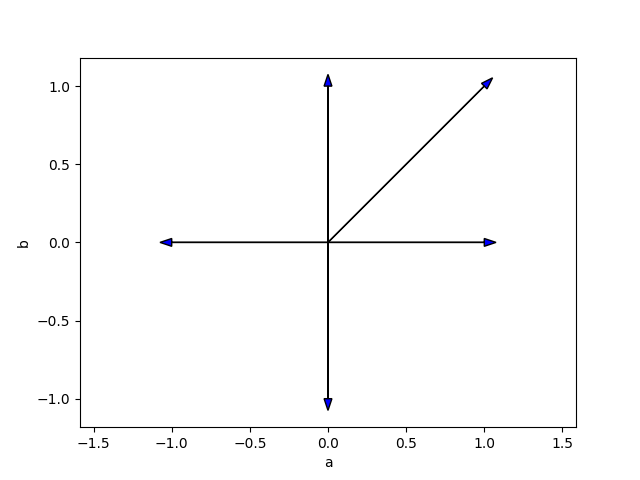

Write Python code to recreate this figure.
import numpy as np
import matplotlib.pyplot as plt
#pip3 install matplotlib -i https://pypi.tuna.tsinghua.edu.cn/simple

# 2022.11.29

fig = plt.figure()
ax = plt.axes()

ax.set_xlabel('a')
ax.set_xlim(-1, 1)
ax.set_ylabel('b')
ax.set_ylim(-1, 1)

# A=j, (0,0)->(0,1)
ax.arrow(0, 0, 0, 1, length_includes_head=False, head_width=0.05, fc='b', ec='k')
# A=1
ax.arrow(0, 0, 1, 0, length_includes_head=False, head_width=0.05, fc='b', ec='k')
# A=-1
ax.arrow(0, 0, -1, 0, length_includes_head=False, head_width=0.05, fc='b', ec='k')
# A=-j
ax.arrow(0, 0, 0, -1, length_includes_head=False, head_width=0.05, fc='b', ec='k')
# A=1+j
ax.arrow(0, 0, 1, 1, length_includes_head=False, head_width=0.05, fc='b', ec='k')

# 横纵坐标等比例
plt.axis('equal')
# ax.grid()
plt.show()
